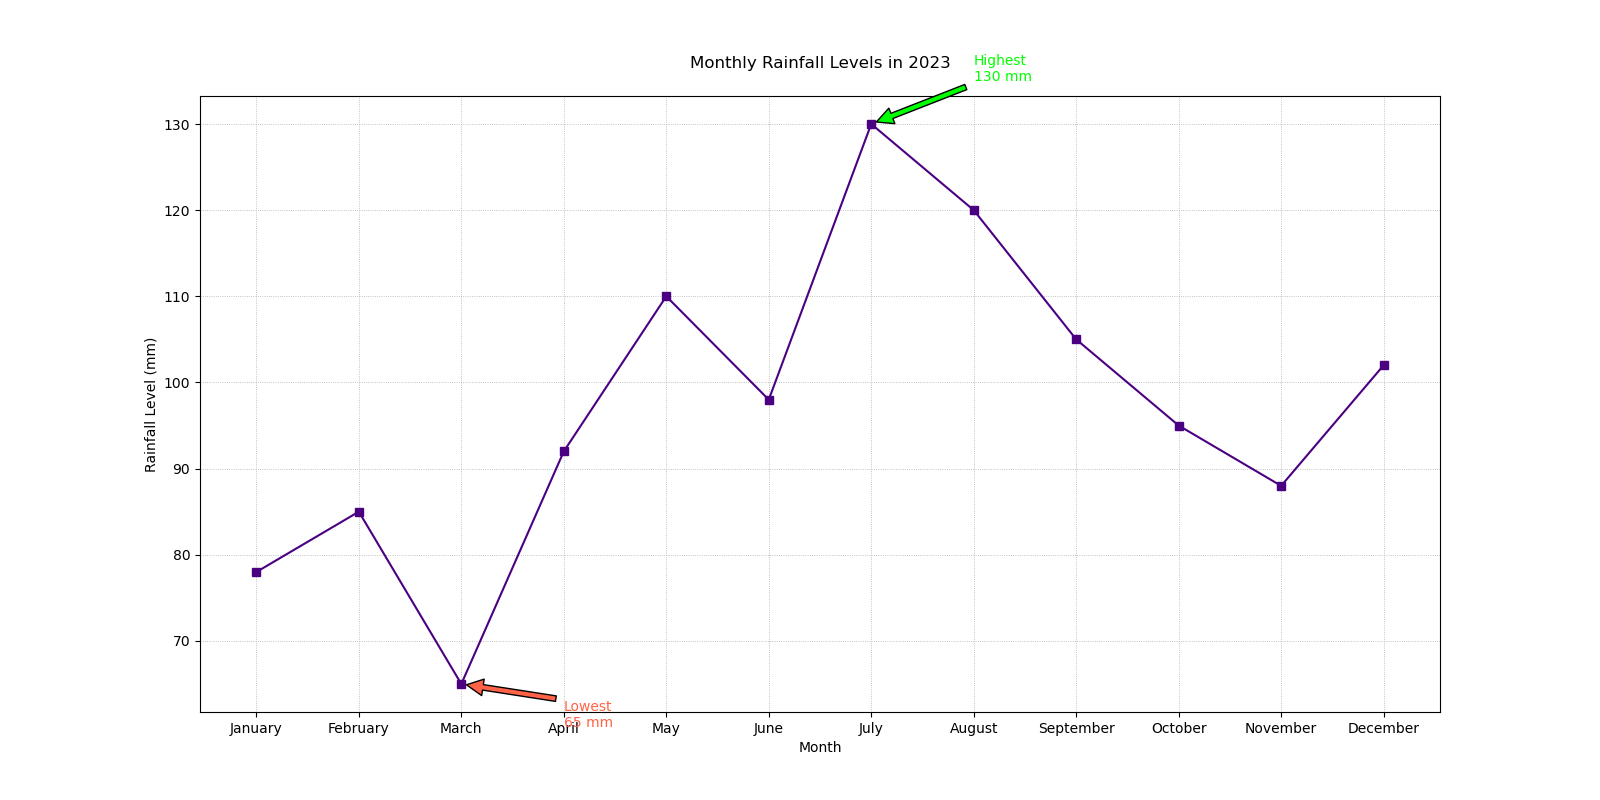

Write Python code to recreate this figure.

import matplotlib.pyplot as plt

# Data points
months = ['January', 'February', 'March', 'April', 'May', 'June', 'July', 'August', 'September', 'October', 'November', 'December']
rainfall_levels = [78, 85, 65, 92, 110, 98, 130, 120, 105, 95, 88, 102]

# Create the plot
plt.figure(figsize=(16, 8))
plt.plot(months, rainfall_levels, marker='s', linestyle='-', color='#4B0082')

# Annotate the highest and lowest rainfall level points
plt.annotate('Highest\n130 mm', xy=('July', 130), xytext=('August', 135),
             arrowprops=dict(facecolor='#00FF00', shrink=0.05), color='#00FF00')
plt.annotate('Lowest\n65 mm', xy=('March', 65), xytext=('April', 60),
             arrowprops=dict(facecolor='#FF6347', shrink=0.05), color='#FF6347')

# Title and labels
plt.title('Monthly Rainfall Levels in 2023', pad=20)
plt.xlabel('Month')
plt.ylabel('Rainfall Level (mm)')

# Customize the grid
plt.grid(True, which='both', linestyle=':', linewidth=0.6)

# Show the plot
plt.show()
